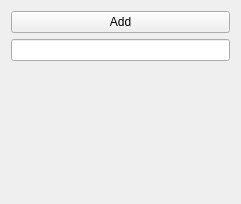
<?xml version="1.0" encoding="UTF-8"?>
<ui version="4.0">
 <class>example</class>
 <widget class="QWidget" name="example">
  <property name="geometry">
   <rect>
    <x>0</x>
    <y>0</y>
    <width>241</width>
    <height>204</height>
   </rect>
  </property>
  <property name="windowTitle">
   <string>Item List</string>
  </property>
  <layout class="QVBoxLayout" name="verticalLayout_2">
   <item>
    <widget class="QPushButton" name="additem_btn">
     <property name="text">
      <string>Add</string>
     </property>
    </widget>
   </item>
   <item>
    <widget class="QLineEdit" name="name_le"/>
   </item>
   <item>
    <layout class="QVBoxLayout" name="items_ly"/>
   </item>
   <item>
    <spacer name="verticalSpacer">
     <property name="orientation">
      <enum>Qt::Vertical</enum>
     </property>
     <property name="sizeHint" stdset="0">
      <size>
       <width>20</width>
       <height>40</height>
      </size>
     </property>
    </spacer>
   </item>
  </layout>
 </widget>
 <resources/>
 <connections/>
</ui>
